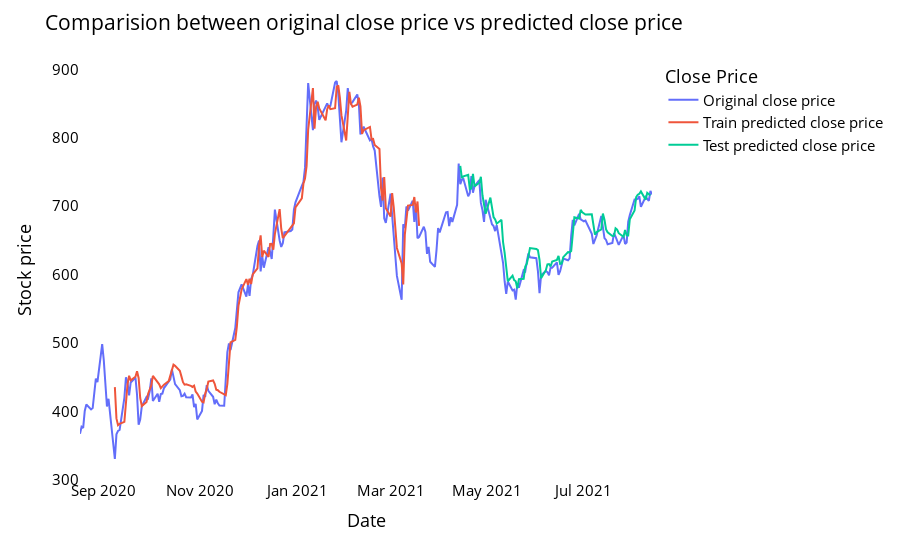

The notebook cell saved with this chart:
### Markdown cell above
# Comparision of original stock close price and predicted close price

### Code cell
# shift train predictions for plotting

look_back=time_step
trainPredictPlot = np.empty_like(closedf)
trainPredictPlot[:, :] = np.nan
trainPredictPlot[look_back:len(train_predict)+look_back, :] = train_predict
print("Train predicted data: ", trainPredictPlot.shape)

# shift test predictions for plotting
testPredictPlot = np.empty_like(closedf)
testPredictPlot[:, :] = np.nan
testPredictPlot[len(train_predict)+(look_back*2)+1:len(closedf)-1, :] = test_predict
print("Test predicted data: ", testPredictPlot.shape)

names = cycle(['Original close price','Train predicted close price','Test predicted close price'])


plotdf = pd.DataFrame({'date': close_stock['date'],
                       'original_close': close_stock['close'],
                      'train_predicted_close': trainPredictPlot.reshape(1,-1)[0].tolist(),
                      'test_predicted_close': testPredictPlot.reshape(1,-1)[0].tolist()})

fig = px.line(plotdf,x=plotdf['date'], y=[plotdf['original_close'],plotdf['train_predicted_close'],
                                          plotdf['test_predicted_close']],
              labels={'value':'Stock price','date': 'Date'})
fig.update_layout(title_text='Comparision between original close price vs predicted close price',
                  plot_bgcolor='white', font_size=15, font_color='black', legend_title_text='Close Price')
fig.for_each_trace(lambda t:  t.update(name = next(names)))

fig.update_xaxes(showgrid=False)
fig.update_yaxes(showgrid=False)
fig.show()

### Figure 1 — Plotly figure (JSON) as saved in the notebook; plotly's stock layout.template omitted (floating-point values rounded to 4 significant figures; data arrays with more than 128 entries replaced by an {"elided": "..."} marker saying what was removed)
{"data": [{"hovertemplate": "variable=original_close<br>Date=%{x}<br>Stock price=%{y}<extra></extra>", "legendgroup": "original_close", "line": {"color": "#636efa", "dash": "solid"}, "marker": {"symbol": "circle"}, "mode": "lines", "name": "Original close price", "orientation": "v", "showlegend": true, "type": "scatter", "x": {"elided": "251 str values"}, "xaxis": "x", "y": {"elided": "251 float values"}, "yaxis": "y"}, {"hovertemplate": "variable=train_predicted_close<br>Date=%{x}<br>Stock price=%{y}<extra></extra>", "legendgroup": "train_predicted_close", "line": {"color": "#EF553B", "dash": "solid"}, "marker": {"symbol": "circle"}, "mode": "lines", "name": "Train predicted close price", "orientation": "v", "showlegend": true, "type": "scatter", "x": {"elided": "251 str values"}, "xaxis": "x", "y": {"elided": "251 float values"}, "yaxis": "y"}, {"hovertemplate": "variable=test_predicted_close<br>Date=%{x}<br>Stock price=%{y}<extra></extra>", "legendgroup": "test_predicted_close", "line": {"color": "#00cc96", "dash": "solid"}, "marker": {"symbol": "circle"}, "mode": "lines", "name": "Test predicted close price", "orientation": "v", "showlegend": true, "type": "scatter", "x": {"elided": "251 str values"}, "xaxis": "x", "y": {"elided": "251 float values"}, "yaxis": "y"}], "layout": {"autosize": true, "font": {"color": "black", "size": 15}, "legend": {"title": {"text": "Close Price"}, "tracegroupgap": 0}, "margin": {"t": 60}, "plot_bgcolor": "white", "title": {"text": "Comparision between original close price vs predicted close price"}, "xaxis": {"anchor": "y", "autorange": true, "domain": [0, 1], "range": ["2020-08-17", "2021-08-13"], "showgrid": false, "title": {"text": "Date"}, "type": "date"}, "yaxis": {"anchor": "x", "autorange": true, "domain": [0, 1], "range": [299.5, 913.8], "showgrid": false, "title": {"text": "Stock price"}, "type": "linear"}}}
